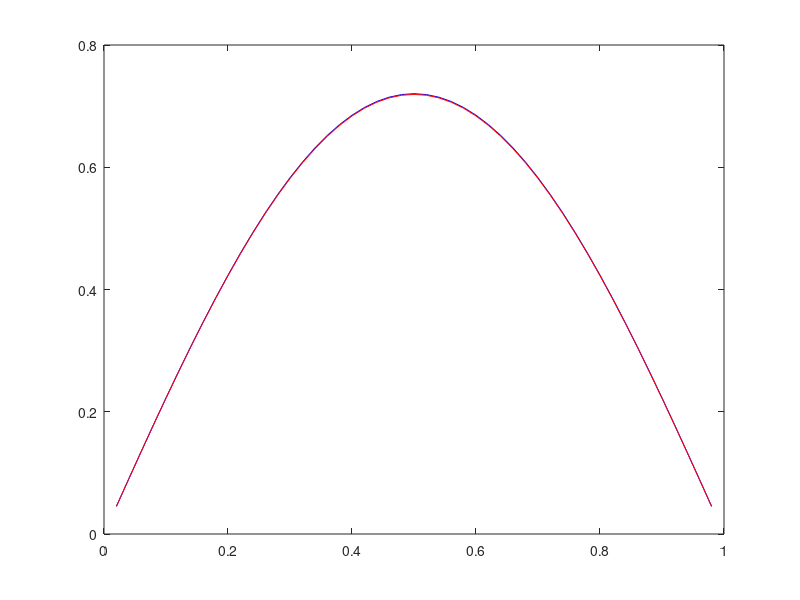

Write MATLAB code to recreate this figure.
clear all

%%Define IC and constants
J=50; dx=1/J; dt=0.0001;
mu=dt/(dx^2);
time=0.5;
steps=time/dt;


x=linspace(0+dx,1-dx,J-1);
u0=zeros(J-1,1);
for i=1:J-1
u0(i)=100*sin(pi*x(i));
end

U=u0;
A=zeros(J-1,J-1);
%%row 0 and row j+1 are zeroes bc BCs define u0=uj=0 for all t
A(1,1)=2*(1+mu);
A(1,2)=-mu;
A(J-1,J-2)=-mu;
A(J-1,J-1)=2*(1+mu);

for j=2:J-2
A(j,j-1)=-mu;
A(j,j+1)=-mu;
A(j,j)=2*(1+mu);
end
B=zeros(J-1,J-1);
%%row 0 and row j+1 are zeroes bc BCs define u0=uj=0 for all t
B(1,1)=2-2*mu;
B(1,2)=mu;
B(J-1,J-2)=mu;
B(J-1,J-1)=2-2*mu;

for j=2:J-2
B(j,j-1)=mu;
B(j,j+1)=mu;
B(j,j)=2-2*mu;
end

for n=1:steps
U=A\(B*U);
end


plot(x,U,'b');
hold on

uexact=zeros(1,J-1);
for i=1:J-1
uexact(i)= 100*exp(-((pi)^2)*time)*sin(pi*x(i));
end

plot(x,uexact,'r');